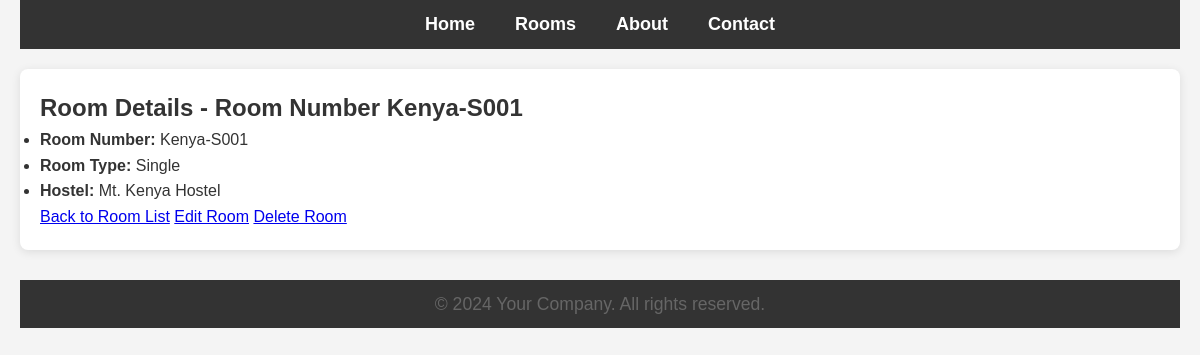
The page /detail/1291/ on the database its author committed.
### main/models.py (models this page shows, shortened)
class Room(models.Model):
    ROOM_TYPE_CHOICES = [
        ('Single', 'Single'),
        ('Double', 'Double'),
        ('Triple', 'Triple'),
    ]
    room_number = models.CharField(max_length=10, unique=True)
    capacity = models.PositiveIntegerField()
    current_occupants = models.PositiveIntegerField(default=0)
    room_type = models.CharField(max_length=10, choices=ROOM_TYPE_CHOICES)
    hostel = models.ForeignKey('Hostel', on_delete=models.CASCADE)

class Hostel(models.Model):
    name = models.CharField(max_length=100, unique=True)
    location = models.CharField(max_length=150)
    total_rooms = models.PositiveIntegerField()
    warden = models.CharField(max_length=100)

### main/views.py (the view)
# urls.py: path('detail/<int:room_id>/', views.room_detail, name='room_detail'),  # Add this URL for the detail view
def room_detail(request, room_id):
    room = get_object_or_404(Room, id=room_id)  # Fetch the room by its ID
    return render(request, 'rooms/detail.html', {'room': room})

### templates/rooms/detail.html
{% extends "base.html" %}
{% block content %}
  <h2>Room Details - Room Number {{ room.room_number }}</h2>
  <ul>
    <li><strong>Room Number:</strong> {{ room.room_number }}</li>
    <li><strong>Room Type:</strong> {{ room.room_type }}</li>
    <li><strong>Hostel:</strong> {{ room.hostel.name }}</li>
  </ul>
  <a href="{% url 'room_list' %}">Back to Room List</a>
  <a href="{% url 'update_room' room.id %}">Edit Room</a>
  <a href="{% url 'delete_room' room.id %}">Delete Room</a>
{% endblock %}

### static/css/styles.css (style rules this page uses)
* { margin: 0; padding: 0; box-sizing: border-box; }
body { font-family: Arial, sans-serif; line-height: 1.6; background-color: #f4f4f4; color: #333; padding: 0 20px; }

### rows shown on the page
Room: room_number "Kenya-S001", room_type "Single", hostel.name "Mt. Kenya Hostel"
